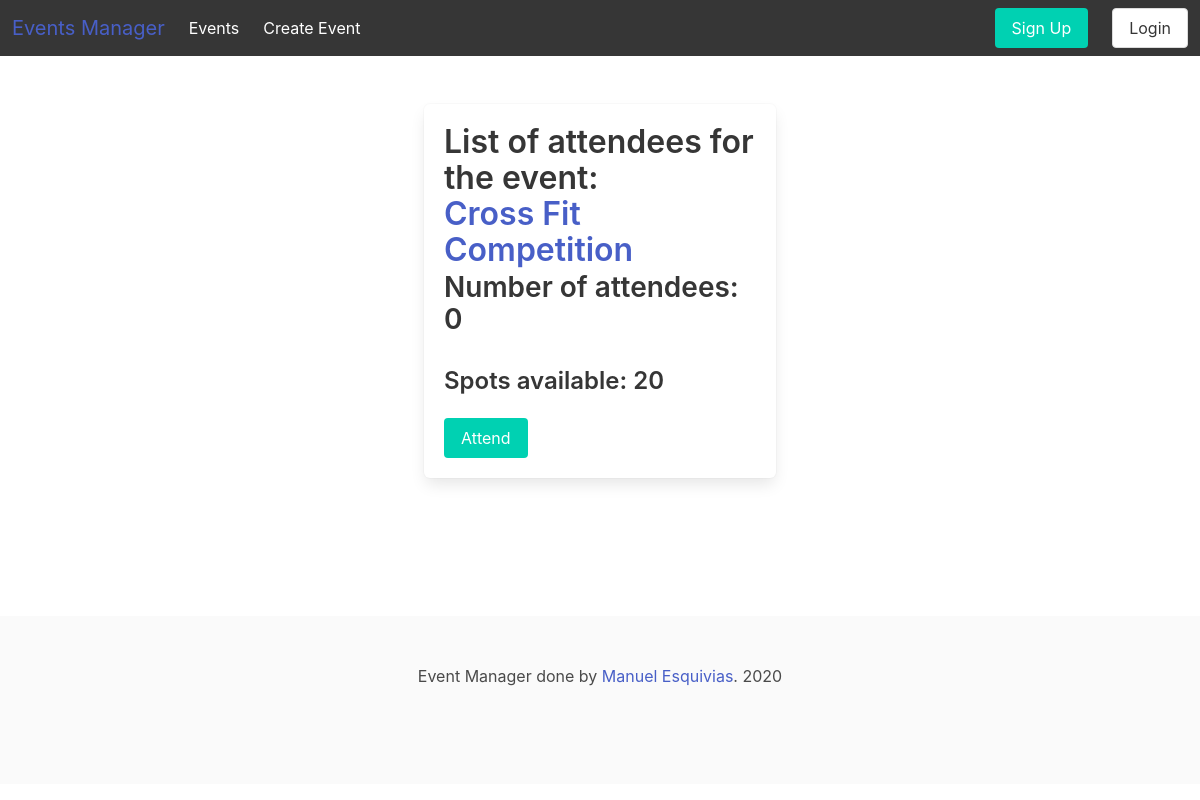
Page /events/1/attendees/ on the committed database.
### events/models.py (models this page shows, shortened)
class Event(models.Model):
	title = models.CharField(max_length=250, unique_for_date='date')
	description = models.TextField(max_length=300)
	image = models.ImageField(upload_to='events_images')
	date = models.DateField()
	location = models.CharField(max_length=100)
	allowed_attendees = models.IntegerField()
	attendees = models.ManyToManyField(User, related_name='atendees', blank=True, default=None)
	waitlist = models.IntegerField()
	startTime = models.TimeField()
	endTime = models.TimeField()
	class Meta:
		ordering = ('date',)
		unique_together = ['title', 'date']
	def available(self):
		attendees = self.attendees.count()
		allowed = self.allowed_attendees
		if attendees < allowed:
			return True
		else:
			return False
	def get_available_spots(self):
		return self.allowed_attendees - self.attendees.count()

### events/views.py (the view, shortened to what this page needs)
# urls.py: path('events/<int:pk>/attendees/', views.attendees_list, name='attendees_list'),
def attendees_list(request, pk):
	event = get_object_or_404(Event, pk=pk)
	context = {
		'event': event
	}
	return render(request, 'events/event_attendees.html', context)

### templates/events/event_attendees.html (shortened to what this page needs)
{% extends 'base.html' %}
{% block content %}
    <div class="columns is-centered">
        <div class="column is-4">
            <div class="box">
                <div class="container content">
                    <h1 class="title">List of attendees for the event: <br>
                        <a href="{% url 'events:event_detail' event.id %}">{{ event.title }}</a>
                    </h1>
                    <h2 class="subtitle">
                        Number of attendees: {{ event.attendees.count }}
                    </h2>
                    <h3 class="subtitle">Spots available: {{ event.get_available_spots|safe }}</h3>
                </div>
                <div class="container">
                    {% if user in event.attendees.all %}
                        <form method="post">
                            {% csrf_token %}
                            <input type="submit" value="Quit Event" class="button is-warning">
                        </form>
                    {% else %}
                        {% if event.available %}
                            <form method="post">
                                <input type="submit" value="Attend" class="button is-primary">
                            </form>
                        {% else %}
                            Sorry there are no spots left in this event
                        {% endif %}
                    {% endif %}
                </div>
            </div>
        </div>
    </div>
{% endblock %}

### rows in the picture
Event: title "Cross Fit Competition", attendees.count "0", get_available_spots "20"
